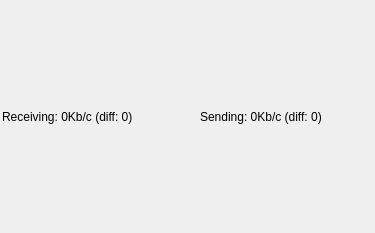
<?xml version="1.0" encoding="UTF-8"?>
<ui version="4.0">
 <class>NetworkHostWidget</class>
 <widget class="QWidget" name="NetworkHostWidget">
  <property name="geometry">
   <rect>
    <x>0</x>
    <y>0</y>
    <width>375</width>
    <height>233</height>
   </rect>
  </property>
  <property name="windowTitle">
   <string>Form</string>
  </property>
  <layout class="QGridLayout" name="gridLayout">
   <property name="leftMargin">
    <number>2</number>
   </property>
   <property name="topMargin">
    <number>2</number>
   </property>
   <property name="rightMargin">
    <number>2</number>
   </property>
   <property name="bottomMargin">
    <number>2</number>
   </property>
   <property name="spacing">
    <number>2</number>
   </property>
   <item row="0" column="0">
    <widget class="QLabel" name="labelReceiving">
     <property name="sizePolicy">
      <sizepolicy hsizetype="Preferred" vsizetype="Minimum">
       <horstretch>0</horstretch>
       <verstretch>0</verstretch>
      </sizepolicy>
     </property>
     <property name="maximumSize">
      <size>
       <width>16777215</width>
       <height>25</height>
      </size>
     </property>
     <property name="text">
      <string>Receiving: 0Kb/c (diff: 0)</string>
     </property>
     <property name="wordWrap">
      <bool>false</bool>
     </property>
    </widget>
   </item>
   <item row="0" column="1">
    <widget class="QLabel" name="label">
     <property name="sizePolicy">
      <sizepolicy hsizetype="Minimum" vsizetype="Minimum">
       <horstretch>0</horstretch>
       <verstretch>0</verstretch>
      </sizepolicy>
     </property>
     <property name="maximumSize">
      <size>
       <width>20</width>
       <height>25</height>
      </size>
     </property>
     <property name="text">
      <string/>
     </property>
    </widget>
   </item>
   <item row="0" column="2">
    <widget class="QLabel" name="labelSending">
     <property name="sizePolicy">
      <sizepolicy hsizetype="Preferred" vsizetype="Minimum">
       <horstretch>0</horstretch>
       <verstretch>0</verstretch>
      </sizepolicy>
     </property>
     <property name="maximumSize">
      <size>
       <width>16777215</width>
       <height>25</height>
      </size>
     </property>
     <property name="text">
      <string>Sending: 0Kb/c (diff: 0)</string>
     </property>
     <property name="wordWrap">
      <bool>false</bool>
     </property>
    </widget>
   </item>
   <item row="1" column="0" colspan="3">
    <layout class="QVBoxLayout" name="verticalLayoutGraph"/>
   </item>
  </layout>
 </widget>
 <resources/>
 <connections/>
</ui>
